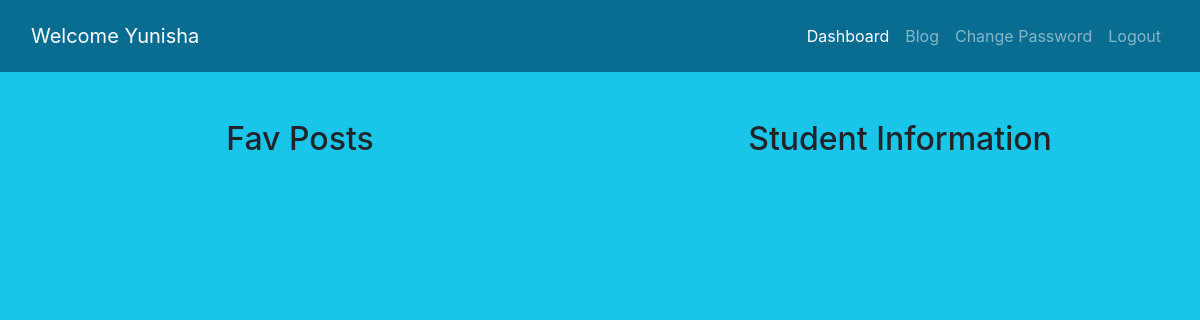
/account/dashboard/ (signed in), run on an earlier commit of the app's database.
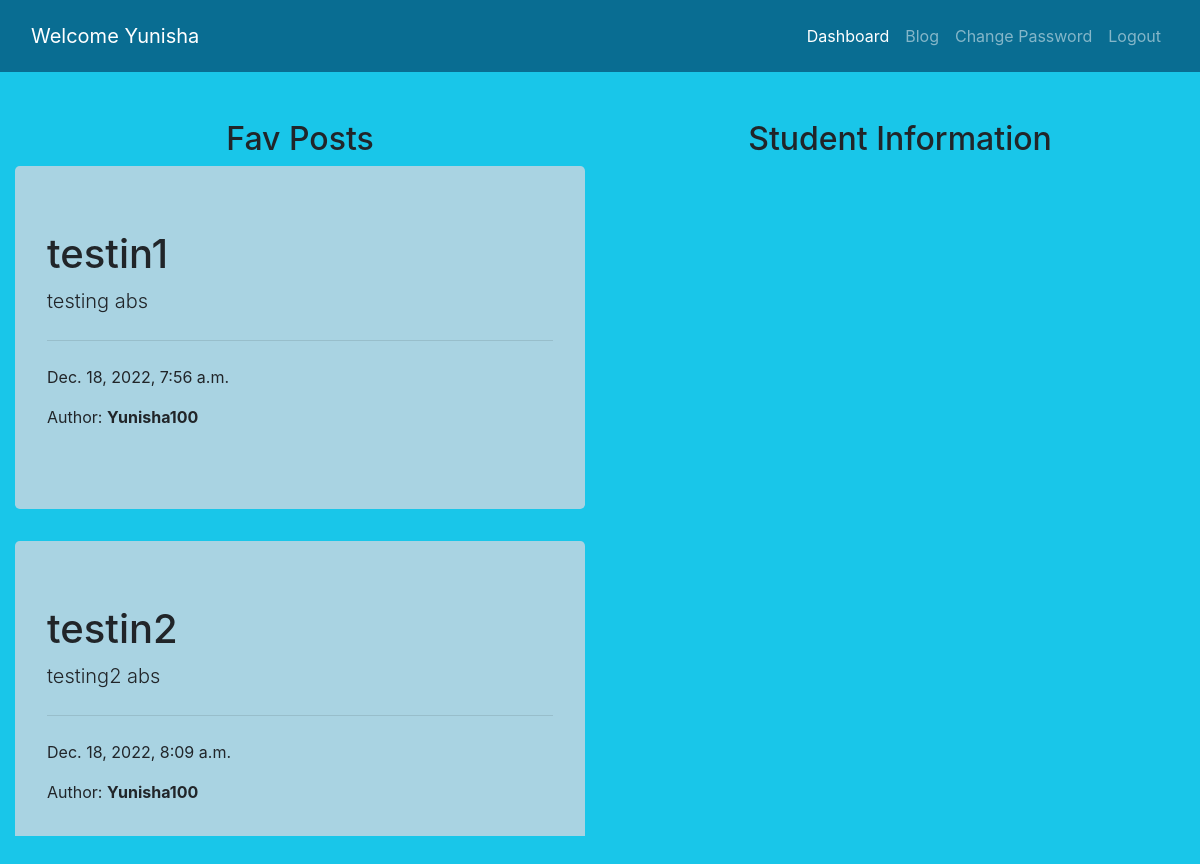
And on a later commit of the database.
### blog/models.py (models this page shows, shortened)
class BlogPost(models.Model):
    author = models.ForeignKey(User,on_delete=models.CASCADE)
    title = models.CharField(max_length=100)
    abstract = models.TextField()
    post = RichTextField()
    user_favorite = models.ManyToManyField(User,related_name='user_favorite',blank=True)
    published_date=models.DateTimeField(default=timezone.now)

### authentication/views.py (the view)
# urls.py: path('dashboard/',views.dashboard,name='dashboard'),
def dashboard(request):
    if request.user.is_authenticated:
        user = request.user
        favorite_posts = BlogPost.objects.filter(user_favorite=user)
        return render(request,'authentication/dashboard.html',{'name':request.user,'post':favorite_posts})
    else:
        return HttpResponseRedirect('/account/login/')

### authentication/templates/authentication/dashboard.html (shortened to what this page needs)
<!DOCTYPE html>
{% load static %}
<html lang="en">
<head>
    <link rel="stylesheet" href="{% static 'authentication/css/style.css' %}">
    <link rel="stylesheet" href="{% static 'authentication/css/bootstrap.css' %}">
</head>
<body>
    <div class="container-fluid nav-background">
        {% include 'authentication/navbar.html' %}
    </div>
    <div class="container-fluid my-5 " >
        <div class="row">
            <div class="col-6">
                <h2 class="text-center">Fav Posts</h2>
                <div style="overflow-y: scroll;height:670px;">
                    {% for p in post %}
                        <div class="jumbotron jumbo-color">
                            <h1 class="display-5">{{p.title}}</h1>
                            <p class="lead">{{p.abstract}}</p>
                            <hr class="my-4">
                            <p>{{p.published_date}}</p>
                            <p> Author: <strong>{{p.author}}</strong></p>
                        </div>
                    {% endfor %}
                </div>
            </div>
            <div class="col-6">
                <h2 class="text-center">Student Information</h2>
            </div>
        </div>
    </div>
</body>
</html>

What changed in the data, as far as the page shows it:
added BlogPost: title "testin1", abstract "testing abs", published_date "Dec. 18, 2022, 7:56 a.m.", author "Yunisha100"
added BlogPost: title "testin2", abstract "testing2 abs", published_date "Dec. 18, 2022, 8:09 a.m.", author "Yunisha100"
